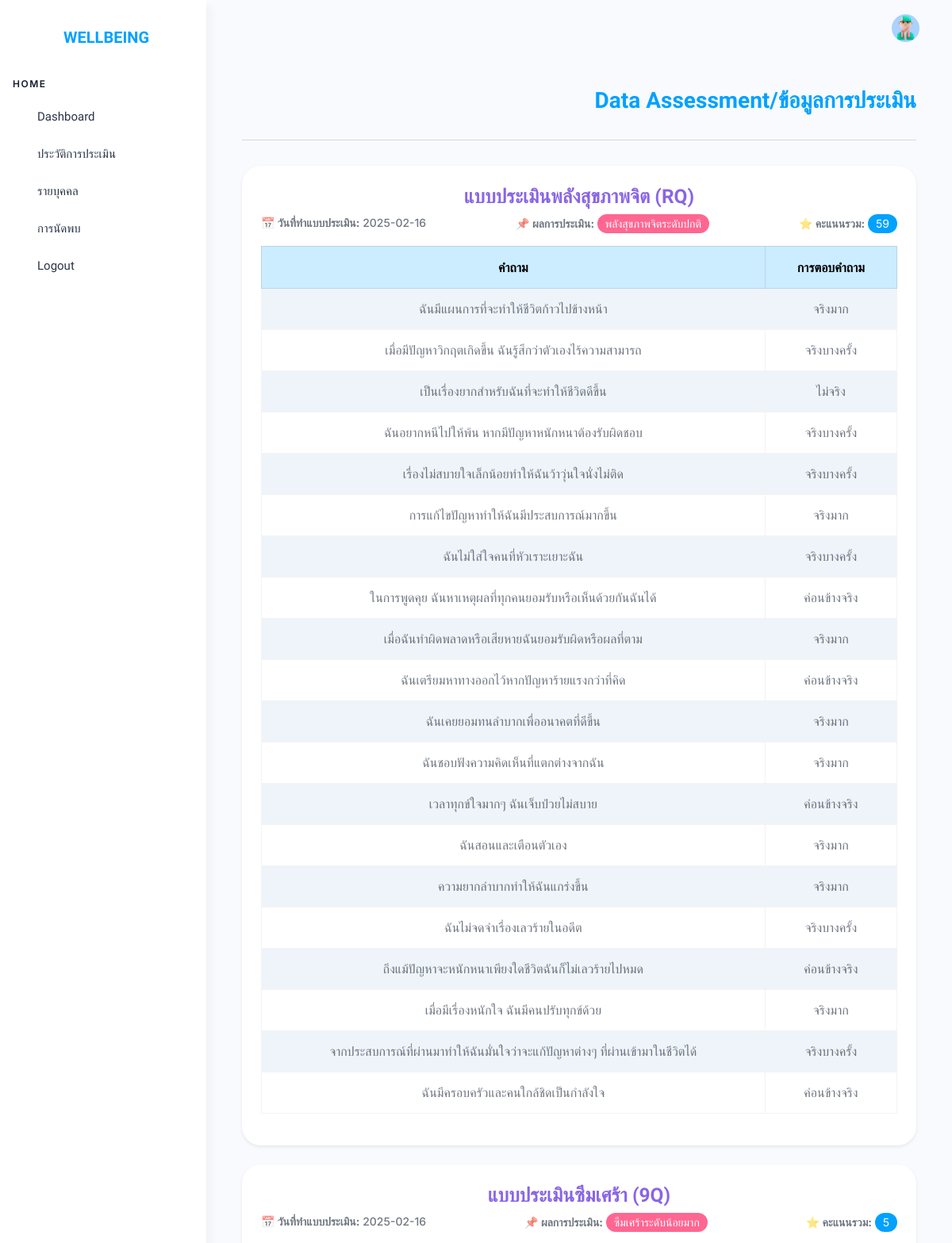
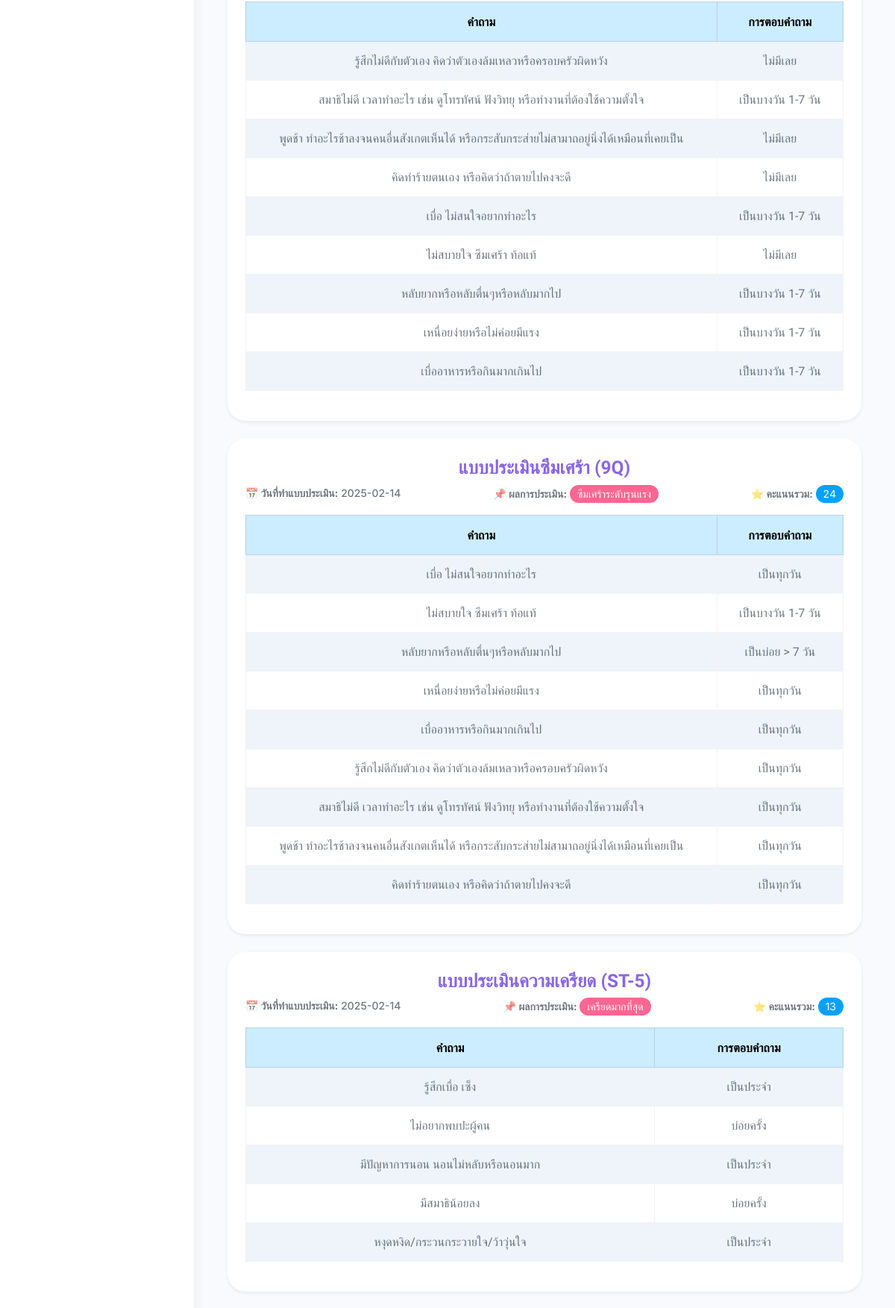
Screenshot of /src/php/answer.php?id=22 (upper part) with the database file from the repository (2 pictures, top to bottom).
### tables this page shows
CREATE TABLE `save_data` (
  `id` int(11) NOT NULL,
  `interpre_level` varchar(255) NOT NULL,
  `interpre_color` varchar(255) NOT NULL,
  `score` int(11) DEFAULT NULL,
  `viewed` smallint(6) NOT NULL DEFAULT 0,
  `readed` smallint(6) NOT NULL DEFAULT 0,
  `formtype_id` int(11) DEFAULT NULL,
  `acc_id` int(11) DEFAULT NULL,
  `status_id` int(11) DEFAULT NULL,
  `createdAt` datetime NOT NULL,
  `updatedAt` datetime NOT NULL
);

CREATE TABLE `question` (
  `id` int(11) NOT NULL,
  `question` varchar(255) NOT NULL,
  `formtype_id` int(11) DEFAULT NULL,
  `createdAt` datetime NOT NULL,
  `updatedAt` datetime NOT NULL,
  `question_type` int(11) DEFAULT NULL
);

CREATE TABLE `option` (
  `id` int(11) NOT NULL,
  `option_name` varchar(255) NOT NULL,
  `formtype_id` int(11) DEFAULT NULL,
  `createdAt` datetime NOT NULL,
  `updatedAt` datetime NOT NULL,
  `score` int(11) NOT NULL
);

### src/php/answer.php (the view, shortened to what this page needs)
<?php
require 'connect.php';
$user_id = isset($_GET['id']) ? intval($_GET['id']) : 0;
$sql = "SELECT
            s.id AS id,
            DATE(s.createdAt) AS date,
            s.score AS score,
            s.interpre_level,
            q.question,
            o.option_name,
            f.nameType AS assessment_name
        FROM save_data s
        JOIN question_select qs ON s.id = qs.save_data_id
        JOIN question q ON qs.queston_id = q.id
        JOIN option o ON qs.option_id = o.id
        JOIN form_type f ON s.formtype_id = f.id
        WHERE s.acc_id = :user_id
        ORDER BY s.createdAt DESC";
$stmt = $conn->prepare($sql);
$stmt->execute(['user_id' => $user_id]);
$rows = $stmt->fetchAll(PDO::FETCH_ASSOC);
$assessments = [];
foreach ($rows as $row) {
    $id = $row['id'];
    if (!isset($assessments[$id])) {
        $assessments[$id] = [
            'assessment_name' => $row['assessment_name'],
            'date' => $row['date'],
            'score' => $row['score'],
            'interpre_level' => $row['interpre_level'],
            'questions' => []
        ];
    }
    $assessments[$id]['questions'][] = [
        'question' => $row['question'],
        'option_name' => $row['option_name']
    ];
}
?>
<head>
    <link rel="stylesheet" href="../assets/css/styles.min.css" />
    <link rel="stylesheet" href="../assets/css/addQ.css" />
</head>
<body>
    <div class="page-wrapper" id="main-wrapper" data-layout="vertical" data-navbarbg="skin6" data-sidebartype="full"
        data-sidebar-position="fixed" data-header-position="fixed">
        <?php include 'sidebar.php'; ?>
        <div class="body-wrapper">
            <header class="app-header">
                <nav class="navbar navbar-expand-lg navbar-light">
                    <div class="navbar-collapse justify-content-end px-0" id="navbarNav">
                        <ul class="navbar-nav flex-row ms-auto align-items-center justify-content-end">
                            <li class="nav-item dropdown">
                                <a class="nav-link " href="javascript:void(0)" id="drop2" data-bs-toggle="dropdown"
                                    aria-expanded="false">
                                    <img src="../assets/images/profile/user-1.jpg" alt="" width="35" height="35"
                                        class="rounded-circle">
                                </a>
                            </li>
                        </ul>
                    </div>
                </nav>
            </header>
            <div class="body-wrapper-inner">
                <div class="container-fluid">
                    <h2 class="head-topic text-primary pb-3">Data Assessment/ข้อมูลการประเมิน</h2>
                    <hr class="p-md-2">
                    <?php foreach ($assessments as $data): ?>
                        <div class="card shadow-sm mb-4">
                            <div class="card-body">
                                <h3 class="text-center text-secondary"><?= htmlspecialchars($data['assessment_name']); ?></h3>
                                <div class="d-flex justify-content-between flex-wrap">
                                    <p><strong>📅 วันที่ทำแบบประเมิน:</strong> <?= htmlspecialchars($data['date']); ?></p>
                                    <p><strong>📌 ผลการประเมิน:</strong>
                                        <span class="badge bg-danger"><?= htmlspecialchars($data['interpre_level']); ?></span>
                                    </p>
                                    <p><strong>⭐ คะแนนรวม:</strong>
                                        <span class="badge bg-primary"><?= htmlspecialchars($data['score']); ?></span>
                                    </p>
                                </div>
                                <div class="table-responsive">
                                    <table class="table table-bordered table-striped text-center">
                                        <thead class="table-primary">
                                            <tr>
                                                <th class="text-center">คำถาม</th>
                                                <th class="text-center">การตอบคำถาม</th>
                                            </tr>
                                        </thead>
                                        <tbody>
                                            <?php foreach ($data['questions'] as $question): ?>
                                                <tr>
                                                    <td><?= htmlspecialchars($question['question']); ?></td>
                                                    <td><?= htmlspecialchars($question['option_name']); ?></td>
                                                </tr>
                                            <?php endforeach; ?>
                                        </tbody>
                                    </table>
                                </div>
                            </div>
                        </div>
                    <?php endforeach; ?>
                </div>
            </div>
        </div>
    </div>
</body>
</html>

### src/assets/css/addQ.css (style rules this page uses)
.head-topic { text-align: end; }
td { text-align: center; }

### rows the page displays
save_data: question.question "ฉันมีแผนการที่จะทำให้ชีวิตก้าวไปข้างหน้า", option.option_name "จริงมาก", question.question "เป็นเรื่องยากสำหรับฉันที่จะทำให้ชีวิตดีขึ้น", option.option_name "ไม่จริง", question.question "ฉันอยากหนีไปให้พ้น หากมีปัญหาหนักหนาต้องรับผิดชอบ", option.option_name "จริงบางครั้ง", question.question "เรื่องไม่สบายใจเล็กน้อยทำให้ฉันว้าวุ่นใจนั่งไม่ติด", question.question "การแก้ไขปัญหาทำให้ฉันมีประสบการณ์มากขึ้น", question.question "ฉันไม่ใส่ใจคนที่หัวเราะเยาะฉัน", question.question "เมื่อฉันทำผิดพลาดหรือเสียหายฉันยอมรับผิดหรือผลที่ตาม", question.question "ฉันเตรียมหาทางออกไว้หากปัญหาร้ายแรงกว่าที่คิด", option.option_name "ค่อนข้างจริง", question.question "ฉันเคยยอมทนลำบากเพื่ออนาคตที่ดีขึ้น", question.question "ฉันชอบฟังความคิดเห็นที่แตกต่างจากฉัน", question.question "เวลาทุกข์ใจมากๆ ฉันเจ็บป่วยไม่สบาย", question.question "ฉันสอนและเตือนตัวเอง", question.question "ความยากลำบากทำให้ฉันแกร่งขึ้น", question.question "ฉันไม่จดจำเรื่องเลวร้ายในอดีต", question.question "ถึงแม้ปัญหาจะหนักหนาเพียงใดชีวิตฉันก็ไม่เลวร้ายไปหมด", question.question "เมื่อมีเรื่องหนักใจ ฉันมีคนปรับทุกข์ด้วย", question.question "ฉันมีครอบครัวและคนใกล้ชิดเป็นกำลังใจ"
save_data: question.question "คิดทำร้ายตนเอง หรือคิดว่าถ้าตายไปคงจะดี", option.option_name "ไม่มีเลย", question.question "หลับยากหรือหลับตื่นๆหรือหลับมากไป", option.option_name "เป็นบางวัน 1-7 วัน", question.question "เบื่ออาหารหรือกินมากเกินไป"
save_data: question.question "เบื่อ ไม่สนใจอยากทำอะไร", option.option_name "เป็นทุกวัน", question.question "ไม่สบายใจ ซึมเศร้า ท้อแท้", option.option_name "เป็นบางวัน 1-7 วัน", question.question "หลับยากหรือหลับตื่นๆหรือหลับมากไป", option.option_name "เป็นบ่อย > 7 วัน", question.question "คิดทำร้ายตนเอง หรือคิดว่าถ้าตายไปคงจะดี"
save_data: question.question "ไม่อยากพบปะผู้คน", option.option_name "บ่อยครั้ง"

### other values shown
$data['assessment_name'] "แบบประเมินพลังสุขภาพจิต (RQ)"
$data['date'] "2025-02-16"
$data['interpre_level'] "พลังสุขภาพจิตระดับปกติ"
$data['score'] "59"
$question['question'] "เมื่อมีปัญหาวิกฤตเกิดขึ้น ฉันรู้สึกว่าตัวเองไร้ความสามารถ"
$question['option_name'] "จริงบางครั้ง"
$question['question'] "ในการพูดคุย ฉันหาเหตุผลที่ทุกคนยอมรับหรือเห็นด้วยกันฉันได้"
$question['option_name'] "ค่อนข้างจริง"
$question['question'] "จากประสบการณ์ที่ผ่านมาทำให้ฉันมั่นใจว่าจะแก้ปัญหาต่างๆ ที่ผ่านเข้ามาในชีวิตได้"
$data['assessment_name'] "แบบประเมินซึมเศร้า (9Q)"
$data['interpre_level'] "ซึมเศร้าระดับน้อยมาก"
$data['score'] "5"
$question['question'] "รู้สึกไม่ดีกับตัวเอง คิดว่าตัวเองล้มเหลวหรือครอบครัวผิดหวัง"
$question['option_name'] "ไม่มีเลย"
$question['question'] "สมาธิไม่ดี เวลาทำอะไร เช่น ดูโทรทัศน์ ฟังวิทยุ หรือทำงานที่ต้องใช้ความตั้งใจ"
